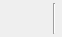
<?xml version="1.0" encoding="UTF-8"?>
<ui version="4.0">
 <class>ShuffleRepeatWidget</class>
 <widget class="QWidget" name="ShuffleRepeatWidget">
  <property name="geometry">
   <rect>
    <x>0</x>
    <y>0</y>
    <width>62</width>
    <height>37</height>
   </rect>
  </property>
  <property name="styleSheet">
   <string notr="true">QToolButton, QToolButton:hover, QToolButton:pressed {
	border: 0px;
	background: transparent;
}

#line {
	margin: 3px 0px 3px 0px;
}</string>
  </property>
  <layout class="QHBoxLayout" name="horizontalLayout">
   <property name="spacing">
    <number>0</number>
   </property>
   <property name="margin">
    <number>0</number>
   </property>
   <item>
    <widget class="QToolButton" name="repeat">
     <property name="toolTip">
      <string>Repeat</string>
     </property>
     <property name="icon">
      <iconset>
       <normaloff>:/media-playlist-repeat-off.png</normaloff>
       <normalon>:/media-playlist-repeat.png</normalon>:/media-playlist-repeat-off.png</iconset>
     </property>
     <property name="iconSize">
      <size>
       <width>16</width>
       <height>16</height>
      </size>
     </property>
     <property name="checkable">
      <bool>true</bool>
     </property>
     <property name="popupMode">
      <enum>QToolButton::InstantPopup</enum>
     </property>
    </widget>
   </item>
   <item>
    <widget class="QToolButton" name="shuffle">
     <property name="toolTip">
      <string>Shuffle</string>
     </property>
     <property name="icon">
      <iconset>
       <normaloff>:/media-playlist-shuffle-off.png</normaloff>
       <normalon>:/media-playlist-shuffle.png</normalon>:/media-playlist-shuffle-off.png</iconset>
     </property>
     <property name="iconSize">
      <size>
       <width>16</width>
       <height>16</height>
      </size>
     </property>
     <property name="checkable">
      <bool>true</bool>
     </property>
     <property name="popupMode">
      <enum>QToolButton::InstantPopup</enum>
     </property>
    </widget>
   </item>
   <item>
    <widget class="Line" name="line">
     <property name="orientation">
      <enum>Qt::Vertical</enum>
     </property>
    </widget>
   </item>
  </layout>
  <action name="action_repeat_off">
   <property name="checkable">
    <bool>true</bool>
   </property>
   <property name="checked">
    <bool>true</bool>
   </property>
   <property name="text">
    <string>Don't repeat</string>
   </property>
  </action>
  <action name="action_repeat_track">
   <property name="checkable">
    <bool>true</bool>
   </property>
   <property name="text">
    <string>Repeat track</string>
   </property>
  </action>
  <action name="action_repeat_album">
   <property name="checkable">
    <bool>true</bool>
   </property>
   <property name="text">
    <string>Repeat album</string>
   </property>
  </action>
  <action name="action_repeat_playlist">
   <property name="checkable">
    <bool>true</bool>
   </property>
   <property name="text">
    <string>Repeat playlist</string>
   </property>
  </action>
  <action name="action_shuffle_off">
   <property name="checkable">
    <bool>true</bool>
   </property>
   <property name="checked">
    <bool>true</bool>
   </property>
   <property name="text">
    <string>Don't shuffle</string>
   </property>
  </action>
  <action name="action_shuffle_album">
   <property name="checkable">
    <bool>true</bool>
   </property>
   <property name="text">
    <string>Shuffle by album</string>
   </property>
  </action>
  <action name="action_shuffle_all">
   <property name="checkable">
    <bool>true</bool>
   </property>
   <property name="text">
    <string>Shuffle all</string>
   </property>
  </action>
 </widget>
 <resources/>
 <connections/>
</ui>
